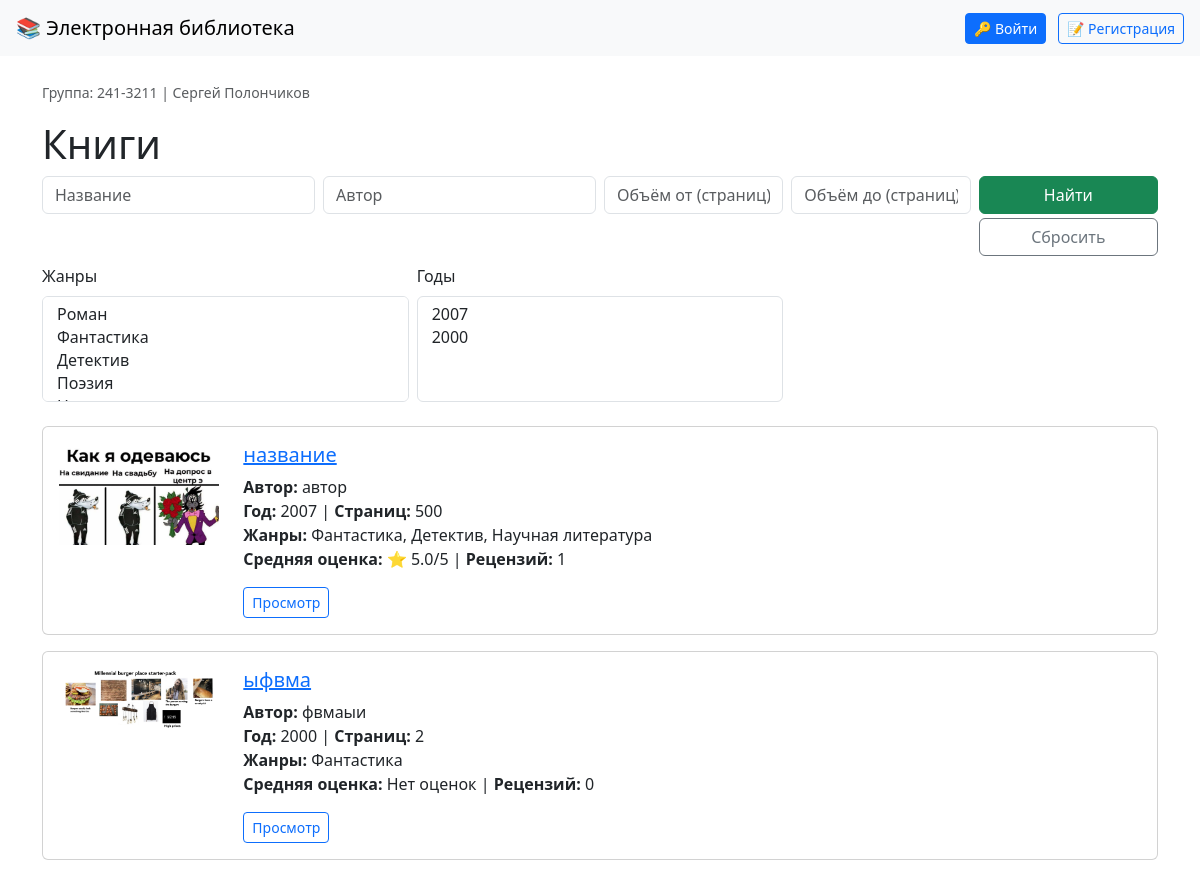
The page / on the database its author committed.
### app.py (models this page shows)
class Book(db.Model):
    __tablename__ = "books"
    id = db.Column(db.Integer, primary_key=True)
    title = db.Column(db.String(255), nullable=False)
    description = db.Column(db.Text, nullable=False)
    year = db.Column(db.Integer, nullable=False)
    publisher = db.Column(db.String(255), nullable=False)
    author = db.Column(db.String(255), nullable=False)
    pages = db.Column(db.Integer, nullable=False)
    created_at = db.Column(db.DateTime, default=datetime.utcnow, nullable=False)
    genres = db.relationship("Genre", secondary=book_genres, backref="books")
    cover = db.relationship("Cover", backref="book", uselist=False, cascade="all, delete-orphan")
    reviews = db.relationship("Review", backref="book", cascade="all, delete-orphan")
    @property
    def avg_rating(self):
        ratings = [r.rating for r in self.reviews]
        if ratings:
            return round(sum(ratings) / len(ratings), 1)
        return 0

class Cover(db.Model):
    __tablename__ = "covers"
    id = db.Column(db.Integer, primary_key=True)
    filename = db.Column(db.String(255), nullable=False)
    mime_type = db.Column(db.String(128), nullable=False)
    md5_hash = db.Column(db.String(64), unique=True, nullable=False)
    book_id = db.Column(db.Integer, db.ForeignKey("books.id", ondelete="CASCADE"), nullable=False)

class Review(db.Model):
    __tablename__ = "reviews"
    id = db.Column(db.Integer, primary_key=True)
    book_id = db.Column(db.Integer, db.ForeignKey("books.id", ondelete="CASCADE"), nullable=False)
    user_id = db.Column(db.Integer, db.ForeignKey("users.id"), nullable=False)
    rating = db.Column(db.Integer, nullable=False)
    text = db.Column(db.Text, nullable=False)
    created_at = db.Column(db.DateTime, default=datetime.utcnow, nullable=False)
    user = db.relationship("User")
    __table_args__ = (db.UniqueConstraint("book_id", "user_id", name="uq_review_book_user"),)

### app.py (the view)
@app.route("/")
def index():
    q = Book.query
    title = request.args.get("title", "").strip()
    author = request.args.get("author", "").strip()
    genres = request.args.getlist("genre")
    years = request.args.getlist("year")
    vol_from = request.args.get("volume_from", "").strip()
    vol_to = request.args.get("volume_to", "").strip()
    if title:
        q = q.filter(Book.title.ilike(f"%{title}%"))
    if author:
        q = q.filter(Book.author.ilike(f"%{author}%"))
    if years:
        q = q.filter(Book.year.in_(years))
    if vol_from.isdigit():
        q = q.filter(Book.pages >= int(vol_from))
    if vol_to.isdigit():
        q = q.filter(Book.pages <= int(vol_to))
    if genres:
        q = q.join(Book.genres).filter(Genre.id.in_(genres)).group_by(Book.id)
    page = request.args.get("page", 1, type=int)
    pagination = q.order_by(Book.year.desc()).paginate(page=page, per_page=10, error_out=False)
    filter_args = request.args.copy()
    return render_template(
        "index.html",
        pagination=pagination,
        genres=Genre.query.all(),
        filters=filter_args
    )

### app.py (called while the page is built)
@app.context_processor
def inject_globals():
    years = [y[0] for y in db.session.query(Book.year).distinct().order_by(Book.year.desc()).all()]
    return dict(current_years=years)

### templates/index.html (shortened to what this page needs)
{% extends 'base.html' %}
{% block content %}
<h1>Книги</h1>
<form method="get" class="row g-2 mb-4">
  <div class="col-md-3">
    <input class="form-control" name="title" placeholder="Название" value="{{ filters.get('title','') }}">
  </div>
  <div class="col-md-3">
    <input class="form-control" name="author" placeholder="Автор" value="{{ filters.get('author','') }}">
  </div>
  <div class="col-md-2">
    <input class="form-control" name="volume_from" placeholder="Объём от (страниц)" value="{{ filters.get('volume_from','') }}">
  </div>
  <div class="col-md-2">
    <input class="form-control" name="volume_to" placeholder="Объём до (страниц)" value="{{ filters.get('volume_to','') }}">
  </div>
  <div class="col-md-2">
    <button class="btn btn-success w-100" type="submit">Найти</button>
    <a href="{{ url_for('index') }}" class="btn btn-outline-secondary w-100 mt-1">Сбросить</a>
  </div>
  <div class="col-md-4">
    <label class="form-label">Жанры</label>
    <select class="form-select" name="genre" multiple size="4">
      {% for genre in genres %}
        <option value="{{ genre.id }}" {% if genre.id|string in filters.getlist('genre') %}selected{% endif %}>{{ genre.name }}</option>
      {% endfor %}
    </select>
  </div>
  <div class="col-md-4">
    <label class="form-label">Годы</label>
    <select class="form-select" name="year" multiple size="4">
      {% for year in current_years %}
        <option value="{{ year }}" {% if year|string in filters.getlist('year') %}selected{% endif %}>{{ year }}</option>
      {% endfor %}
    </select>
  </div>
</form>
<div class="row">
  {% for book in pagination.items %}
    <div class="col-md-12 mb-3">
      <div class="card">
        <div class="card-body">
          <div class="row">
            {% if book.cover %}
            <div class="col-md-2">
              <img src="{{ url_for('uploaded_file', filename=book.cover.filename) }}" alt="{{ book.title }}" class="img-fluid" style="max-height: 150px; object-fit: cover;">
            </div>
            <div class="col-md-10">
            {% else %}
            <div class="col-md-12">
            {% endif %}
              <h5 class="card-title">
                <a href="{{ url_for('book_detail', book_id=book.id) }}">{{ book.title }}</a>
              </h5>
              <p class="card-text">
                <strong>Автор:</strong> {{ book.author }}<br>
                <strong>Год:</strong> {{ book.year }} |
                <strong>Страниц:</strong> {{ book.pages }}<br>
                <strong>Жанры:</strong> {{ book.genres|map(attribute='name')|join(', ') }}<br>
                <strong>Средняя оценка:</strong>
                {% if book.avg_rating > 0 %}
                  ⭐ {{ book.avg_rating }}/5
                {% else %}
                  Нет оценок
                {% endif %} |
                <strong>Рецензий:</strong> {{ book.reviews|length }}
              </p>
              <div>
                <a class="btn btn-sm btn-outline-primary" href="{{ url_for('book_detail', book_id=book.id) }}">Просмотр</a>
              </div>
            </div>
          </div>
        </div>
      </div>
    </div>
  {% endfor %}
</div>
{% endblock %}

### rows shown on the page
Book: filename (picture), title "название", author "автор", year "2007", pages "500", genres|map "Фантастика, Детектив, Научная литература", avg_rating "5.0", reviews|length "1"
Book: filename (picture), title "ыфвма", author "фвмаыи", year "2000", pages "2", genres|map "Фантастика", shows "Нет оценок", reviews|length "0"
